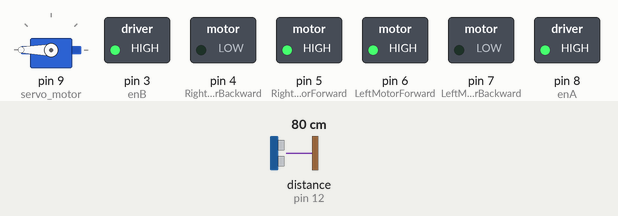
This sketch was run on a simulated Arduino Uno, built with avr-gcc and run on an emulated ATmega328P. Shown: servo, switched loads named in the sketch (green lamp = pin HIGH). Dashed ring = blinking. The inputs (shaded band) are chosen by the test bench; at power-on: distance to the obstacle (sensor on pin 12) 80 cm. The echo pulse lasts 58.3 µs per cm.

Above: at 3.9 s.
4.0 s: distance to the obstacle (sensor on pin 12) set to 18 cm
5.5 s: distance to the obstacle (sensor on pin 12) set to 14 cm
At 6.03 s:
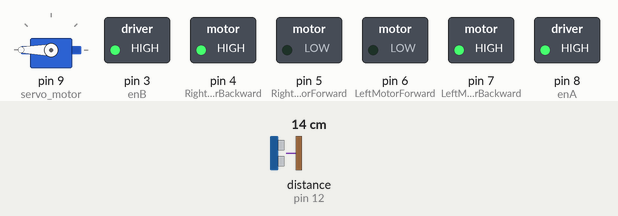
8.5 s: distance to the obstacle (sensor on pin 12) set to 35 cm
At 11.44 s:
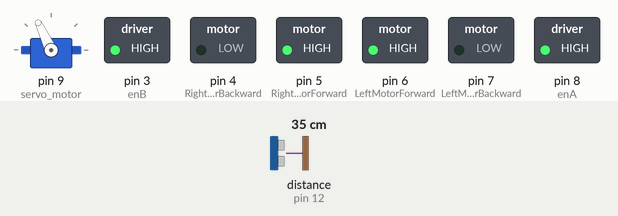
11.5 s: distance to the obstacle (sensor on pin 12) set to 2 cm
At 12.01 s:
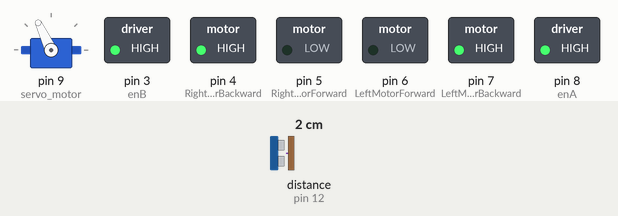
14.5 s: distance to the obstacle (sensor on pin 12) set to 60 cm
At 17.02 s:
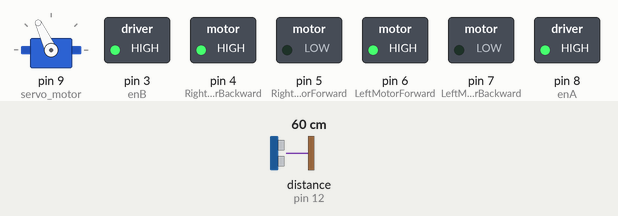
Timing chart, 0 to 18.5 s (numbered marks = the images above; inputs shaded):
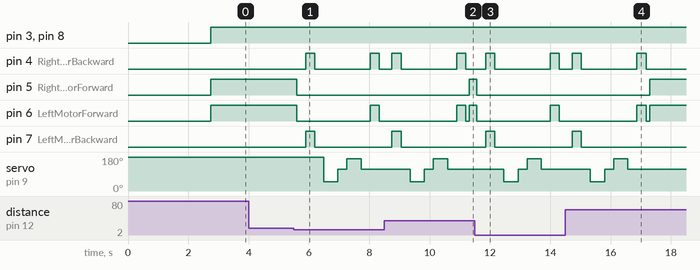

The sketch:

Obstacle_Avoidance_Robot.ino
```cpp
#include <Servo.h>          // Include standard library to control servo motors
#include <NewPing.h>        // Include library to simplify ultrasonic sensor usage

// L298N motor driver pin connections
const int LeftMotorForward = 6;    // Pin to drive left motor forward
const int LeftMotorBackward = 7;   // Pin to drive left motor backward
const int RightMotorForward = 5;   // Pin to drive right motor forward
const int RightMotorBackward = 4;  // Pin to drive right motor backward
const int enA = 8;                 // Enable pin for right motor (motor A)
const int enB = 3;                 // Enable pin for left motor (motor B)

// Ultrasonic sensor pins
#define trig_pin 11   // Trigger pin (sends ultrasonic pulse)
#define echo_pin 12   // Echo pin (receives reflected pulse)

// Maximum distance to detect with ultrasonic (in cm)
#define maximum_distance 200

// Robot state variables
boolean goesForward = false;   // To remember if robot is already moving forward
int distance = 100;            // Initial measured distance (cm)

// Create ultrasonic object with trigger, echo, and max distance
NewPing sonar(trig_pin, echo_pin, maximum_distance);

// Create servo object
Servo servo_motor;

void setup(){

  // Set all motor control pins as output
  pinMode(RightMotorForward, OUTPUT);
  pinMode(LeftMotorForward, OUTPUT);
  pinMode(LeftMotorBackward, OUTPUT);
  pinMode(RightMotorBackward, OUTPUT);
  pinMode(enA, OUTPUT);
  pinMode(enB, OUTPUT);

  // Attach servo to pin 9
  servo_motor.attach(9);

  // Position servo at "front" (115° angle, facing forward)
  servo_motor.write(180);
  delay(2000);  // Wait for servo to settle

  // Take a few initial distance readings to stabilize sensor
  distance = readPing();
  delay(100);
  distance = readPing();
  delay(100);
  distance = readPing();
  delay(100);
  distance = readPing();
  delay(100);
}

void loop(){

  int distanceRight = 0;   // Will store measured distance to right side
  int distanceLeft = 0;    // Will store measured distance to left side
  delay(50);               // Short delay between loops

  // If obstacle is detected within 15 cm
  if (distance <= 15){
    moveStop();       // Stop moving
    delay(300);
    moveBackward();   // Move backward slightly
    delay(300);
    moveStop();       // Stop again
    delay(300);

    // Look right and measure distance
    distanceRight = lookRight();
    delay(300);

    // Look left and measure distance
    distanceLeft = lookLeft();
    delay(300);

    // Compare distances and turn toward the side with more space
    if (distanceRight >= distanceLeft){
      turnRight();
      moveStop();
    }
    else{
      turnLeft();
      moveStop();
    }
  }
  else{
    moveForward();   // If path is clear, keep moving forward
  }

  // Update distance in front
  distance = readPing();
}

// Function to check distance on the right side
int lookRight(){
  servo_motor.write(50);     // Rotate servo to the right (50°)
  delay(300);                // Allow servo to reach position
  int distance = readPing(); // Measure distance
  delay(100);
  servo_motor.write(115);    // Return servo to forward position
  return distance;           // Return measured distance
}

// Function to check distance on the left side
int lookLeft(){
  servo_motor.write(170);    // Rotate servo to the left (170°)
  delay(300);
  int distance = readPing(); // Measure distance
  delay(100);
  servo_motor.write(115);    // Return servo to forward
  return distance;
  delay(100);                // (This delay after return is useless, never executed)
}

// Function to measure distance using ultrasonic sensor
int readPing(){
  delay(70);                 // Short delay between readings
  int cm = sonar.ping_cm();  // Measure distance in centimeters
  if (cm == 0){              // If no obstacle detected (out of range)
    cm = 250;                // Set large default distance
  }
  return cm;                 // Return measured distance
}

// Stop both motors
void moveStop(){
  digitalWrite(RightMotorForward, LOW);
  digitalWrite(LeftMotorForward, LOW);
  digitalWrite(RightMotorBackward, LOW);
  digitalWrite(LeftMotorBackward, LOW);
  digitalWrite(enA, HIGH);  // Enable motor driver
  digitalWrite(enB, HIGH);
}

// Move forward
void moveForward(){
  if(!goesForward){   // Only set pins if not already moving forward
    goesForward = true;
    digitalWrite(LeftMotorForward, HIGH);
    digitalWrite(RightMotorForward, HIGH);
    digitalWrite(LeftMotorBackward, LOW);
    digitalWrite(RightMotorBackward, LOW);
    digitalWrite(enA, HIGH);
    digitalWrite(enB, HIGH);
  }
}

// Move backward
void moveBackward(){
  goesForward = false;   // Update state
  digitalWrite(LeftMotorBackward, HIGH);
  digitalWrite(RightMotorBackward, HIGH);
  digitalWrite(LeftMotorForward, LOW);
  digitalWrite(RightMotorForward, LOW);
  digitalWrite(enA, HIGH);
  digitalWrite(enB, HIGH);
}

// Turn right
void turnRight(){
  digitalWrite(LeftMotorForward, HIGH);    // Left motor forward
  digitalWrite(RightMotorBackward, HIGH);  // Right motor backward (pivot turn)
  digitalWrite(LeftMotorBackward, LOW);
  digitalWrite(RightMotorForward, LOW);
  digitalWrite(enA, HIGH);
  digitalWrite(enB, HIGH);

  delay(300);   // Turn for some time

  // Move forward again after turning
  digitalWrite(LeftMotorForward, HIGH);
  digitalWrite(RightMotorForward, HIGH);
  digitalWrite(LeftMotorBackward, LOW);
  digitalWrite(RightMotorBackward, LOW);
  digitalWrite(enA, HIGH);
  digitalWrite(enB, HIGH);
}

// Turn left
void turnLeft(){
  digitalWrite(LeftMotorBackward, HIGH);   // Left motor backward
  digitalWrite(RightMotorForward, HIGH);   // Right motor forward (pivot turn)
  digitalWrite(LeftMotorForward, LOW);
  digitalWrite(RightMotorBackward, LOW);
  digitalWrite(enA, HIGH);
  digitalWrite(enB, HIGH);

  delay(300);   // Turn for some time

  // Move forward again after turning
  digitalWrite(LeftMotorForward, HIGH);
  digitalWrite(RightMotorForward, HIGH);
  digitalWrite(LeftMotorBackward, LOW);
  digitalWrite(RightMotorBackward, LOW);
  digitalWrite(enA, HIGH);
  digitalWrite(enB, HIGH);
}
```

Measured:
- the behaviour switches between 16 and 15 cm on distance to the obstacle (sensor on pin 12) (found by bisection; images 0 and 1)
- after the input at 4.0 s, every drawn part: stays the same
- after the input at 5.5 s, pin 4 (RightMotorBackward): alternates HIGH for 0.30 s and LOW for 1.8 s, starting after 0.39 s; pin 5 (RightMotorForward): HIGH → LOW after 0.09 s
- after the input at 8.5 s, pin 5 (RightMotorForward): LOW → HIGH after 2.8 s
- after the input at 11.5 s, pin 4 (RightMotorBackward): alternates HIGH for 0.30 s and LOW for 1.8 s, starting after 0.36 s; pin 5 (RightMotorForward): HIGH → LOW after 0.06 s
- after the input at 14.5 s, pin 4 (RightMotorBackward): goes on until 17.2 s, then stays LOW; pin 5 (RightMotorForward): LOW → HIGH after 2.8 s; pin 7 (LeftMotorBackward): goes on until 15.0 s, then stays LOW
